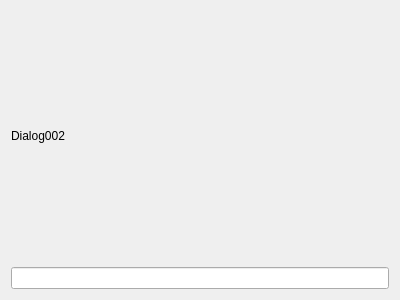
<?xml version="1.0" encoding="UTF-8"?>
<ui version="4.0">
 <class>Dialog002</class>
 <widget class="QDialog" name="Dialog002">
  <property name="geometry">
   <rect>
    <x>0</x>
    <y>0</y>
    <width>400</width>
    <height>300</height>
   </rect>
  </property>
  <property name="windowTitle">
   <string>Dialog</string>
  </property>
  <layout class="QVBoxLayout" name="verticalLayout">
   <item>
    <widget class="QLabel" name="label">
     <property name="text">
      <string>Dialog002</string>
     </property>
    </widget>
   </item>
   <item>
    <widget class="QLineEdit" name="lineEdit"/>
   </item>
  </layout>
 </widget>
 <resources/>
 <connections/>
</ui>
